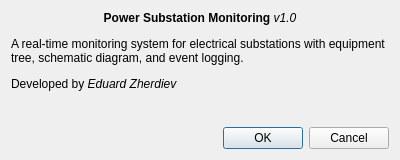
<?xml version="1.0" encoding="UTF-8"?>
<ui version="4.0">
 <class>AboutDialog</class>
 <widget class="QDialog" name="AboutDialog">
  <property name="geometry">
   <rect>
    <x>0</x>
    <y>0</y>
    <width>400</width>
    <height>160</height>
   </rect>
  </property>
  <property name="minimumSize">
   <size>
    <width>400</width>
    <height>160</height>
   </size>
  </property>
  <property name="windowTitle">
   <string>About</string>
  </property>
  <layout class="QVBoxLayout" name="verticalLayout">
   <item>
    <widget class="QLabel" name="label">
     <property name="text">
      <string>&lt;html&gt;&lt;head/&gt;&lt;body&gt;&lt;p align=&quot;center&quot;&gt;&lt;span style=&quot; font-family:'Courier New'; font-weight:700;&quot;&gt;Power Substation Monitoring &lt;/span&gt;&lt;span style=&quot; font-family:'Courier New'; font-style:italic;&quot;&gt;v1.0&lt;/span&gt;&lt;/p&gt;&lt;p&gt;&lt;span style=&quot; font-family:'Courier New';&quot;&gt;A real-time monitoring system for electrical substations with equipment tree, schematic diagram, and event logging.&lt;/span&gt;&lt;/p&gt;&lt;p align=&quot;justify&quot;&gt;&lt;span style=&quot; font-family:'Courier New';&quot;&gt;Developed by &lt;/span&gt;&lt;span style=&quot; font-family:'Courier New'; font-style:italic;&quot;&gt;Eduard Zherdiev&lt;/span&gt;&lt;/p&gt;&lt;/body&gt;&lt;/html&gt;</string>
     </property>
     <property name="scaledContents">
      <bool>true</bool>
     </property>
     <property name="alignment">
      <set>Qt::AlignmentFlag::AlignLeading|Qt::AlignmentFlag::AlignLeft|Qt::AlignmentFlag::AlignTop</set>
     </property>
     <property name="wordWrap">
      <bool>true</bool>
     </property>
     <property name="indent">
      <number>-1</number>
     </property>
     <property name="textInteractionFlags">
      <set>Qt::TextInteractionFlag::LinksAccessibleByKeyboard|Qt::TextInteractionFlag::LinksAccessibleByMouse|Qt::TextInteractionFlag::TextBrowserInteraction|Qt::TextInteractionFlag::TextSelectableByKeyboard|Qt::TextInteractionFlag::TextSelectableByMouse</set>
     </property>
    </widget>
   </item>
   <item>
    <widget class="QDialogButtonBox" name="buttonBox">
     <property name="orientation">
      <enum>Qt::Orientation::Horizontal</enum>
     </property>
     <property name="standardButtons">
      <set>QDialogButtonBox::StandardButton::Cancel|QDialogButtonBox::StandardButton::Ok</set>
     </property>
    </widget>
   </item>
  </layout>
 </widget>
 <resources/>
 <connections>
  <connection>
   <sender>buttonBox</sender>
   <signal>accepted()</signal>
   <receiver>AboutDialog</receiver>
   <slot>accept()</slot>
   <hints>
    <hint type="sourcelabel">
     <x>257</x>
     <y>151</y>
    </hint>
    <hint type="destinationlabel">
     <x>157</x>
     <y>274</y>
    </hint>
   </hints>
  </connection>
  <connection>
   <sender>buttonBox</sender>
   <signal>rejected()</signal>
   <receiver>AboutDialog</receiver>
   <slot>reject()</slot>
   <hints>
    <hint type="sourcelabel">
     <x>325</x>
     <y>151</y>
    </hint>
    <hint type="destinationlabel">
     <x>286</x>
     <y>274</y>
    </hint>
   </hints>
  </connection>
 </connections>
</ui>
